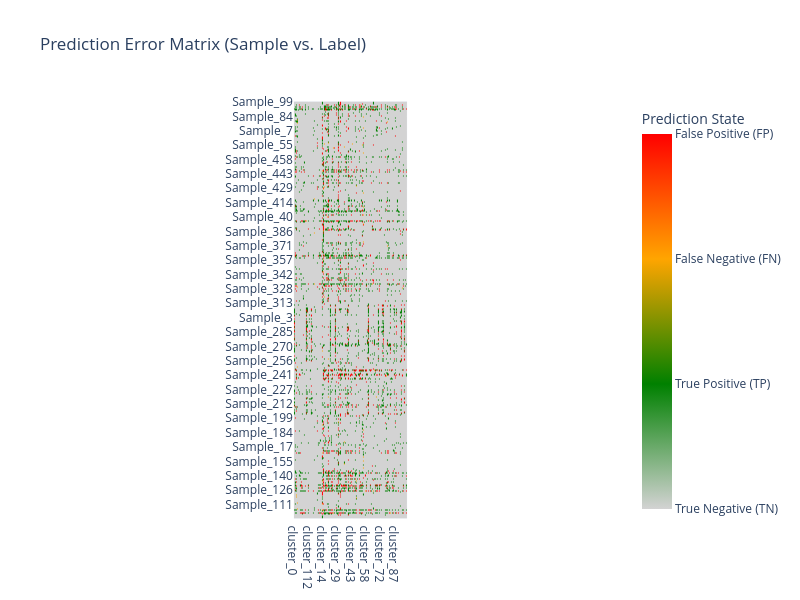
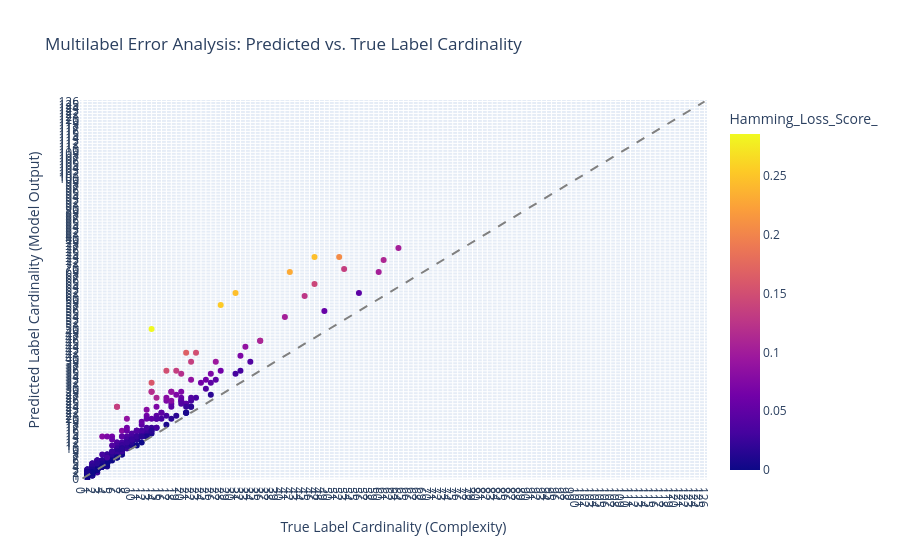

The cell these charts' notebook holds for them, in order:
### Code cell
study_brxgb_best_params = study_brxgb.best_params

study_brxgb_best_params_xgb = {
    'n_estimators': study_brxgb_best_params['n_estimators'],
    'max_depth': study_brxgb_best_params['max_depth'],
    'learning_rate': study_brxgb_best_params['learning_rate'],
    'subsample': study_brxgb_best_params['subsample'],
    'colsample_bytree' : study_brxgb_best_params['colsample_bytree'],
    'scale_pos_weight': study_brxgb_best_params['scale_pos_weight'],
    'base_score': 0.5,
    'random_state': random_state,
    'verbosity': 0,
    'use_label_encoder': False,
    'eval_metric': 'logloss',
    'use_label_encoder': False,
    'n_jobs': 1,
}

study_brxgb_base_xgb = XGBClassifier(**study_brxgb_best_params_xgb)
study_brxgb_tuned = BinaryRelevance(
    classifier = study_brxgb_base_xgb,
    require_dense = [True, True]
)

study_brxgb_tuned.fit(X_train_transformed, y_train_transformed)

y_pred_training_br = study_brxgb_tuned.predict(X_train_transformed)

display_results(y_train_transformed, y_pred_training_br)

display_error_heatmap(y_train_transformed, y_pred_training_br)

display_label_cardinality_error(y_train_transformed, y_pred_training_br)

### Figure 1 — Plotly figure (JSON) as saved in the notebook; plotly's stock layout.template omitted (floating-point values rounded to 4 significant figures; data arrays with more than 128 entries replaced by an {"elided": "..."} marker saying what was removed)
{"data": [{"coloraxis": "coloraxis", "hovertemplate": "x: %{x}<br>y: %{y}<br>color: %{z}<extra></extra>", "name": "0", "type": "heatmap", "x": ["cluster_0", "cluster_1", "cluster_10", "cluster_100", "cluster_101", "cluster_102", "cluster_103", "cluster_104", "cluster_105", "cluster_106", "cluster_107", "cluster_108", "cluster_109", "cluster_11", "cluster_110", "cluster_111", "cluster_112", "cluster_113", "cluster_114", "cluster_115", "cluster_116", "cluster_117", "cluster_118", "cluster_119", "cluster_12", "cluster_120", "cluster_121", "cluster_122", "cluster_123", "cluster_124", "cluster_125", "cluster_13", "cluster_14", "cluster_15", "cluster_16", "cluster_17", "cluster_18", "cluster_19", "cluster_2", "cluster_20", "cluster_21", "cluster_22", "cluster_23", "cluster_24", "cluster_25", "cluster_26", "cluster_27", "cluster_28", "cluster_29", "cluster_3", "cluster_30", "cluster_31", "cluster_32", "cluster_33", "cluster_34", "cluster_35", "cluster_36", "cluster_37", "cluster_38", "cluster_39", "cluster_4", "cluster_40", "cluster_41", "cluster_42", "cluster_43", "cluster_44", "cluster_45", "cluster_46", "cluster_47", "cluster_48", "cluster_49", "cluster_5", "cluster_50", "cluster_51", "cluster_52", "cluster_53", "cluster_54", "cluster_55", "cluster_56", "cluster_57", "cluster_58", "cluster_59", "cluster_6", "cluster_60", "cluster_61", "cluster_62", "cluster_63", "cluster_64", "cluster_65", "cluster_66", "cluster_67", "cluster_68", "cluster_69", "cluster_7", "cluster_70", "cluster_71", "cluster_72", "cluster_73", "cluster_74", "cluster_75", "cluster_76", "cluster_77", "cluster_78", "cluster_79", "cluster_8", "cluster_80", "cluster_81", "cluster_82", "cluster_83", "cluster_84", "cluster_85", "cluster_86", "cluster_87", "cluster_88", "cluster_89", "cluster_9", "cluster_90", "cluster_91", "cluster_92", "cluster_93", "cluster_94", "cluster_95", "cluster_96", "cluster_97", "cluster_98", "cluster_99"], "xaxis": "x", "y": {"elided": "464 str values"}, "yaxis": "y", "z": {"elided": "464x126 int values"}}], "layout": {"autosize": false, "coloraxis": {"colorbar": {"ticktext": ["True Negative (TN)", "True Positive (TP)", "False Negative (FN)", "False Positive (FP)"], "tickvals": [0, 1, 2, 3], "title": {"text": "Prediction State"}}, "colorscale": [[0, "lightgray"], [0.3333, "green"], [0.6667, "orange"], [1, "red"]]}, "height": 600, "title": {"text": "Prediction Error Matrix (Sample vs. Label)"}, "width": 800, "xaxis": {"anchor": "y", "constrain": "domain", "domain": [0, 1], "scaleanchor": "y"}, "yaxis": {"anchor": "x", "autorange": "reversed", "categoryorder": "category descending", "constrain": "domain", "domain": [0, 1]}}}

### Figure 2 — Plotly figure (JSON) as saved in the notebook; plotly's stock layout.template omitted (floating-point values rounded to 4 significant figures; data arrays with more than 128 entries replaced by an {"elided": "..."} marker saying what was removed)
{"data": [{"customdata": {"elided": "464x2 mixed values"}, "hovertemplate": "True_Cardinality=%{x}<br>Predicted_Cardinality=%{y}<br>Sample_ID=%{customdata[0]}<br>Total_Errors=%{customdata[1]}<br>Hamming_Loss_Score_=%{marker.color}<extra></extra>", "legendgroup": "", "marker": {"color": {"elided": "464 float values"}, "coloraxis": "coloraxis", "symbol": "circle"}, "mode": "markers", "name": "", "orientation": "v", "showlegend": false, "type": "scatter", "x": {"elided": "464 int values"}, "xaxis": "x", "y": {"elided": "464 int values"}, "yaxis": "y"}], "layout": {"coloraxis": {"colorbar": {"title": {"text": "Hamming_Loss_Score_"}}, "colorscale": [[0, "#0d0887"], [0.1111, "#46039f"], [0.2222, "#7201a8"], [0.3333, "#9c179e"], [0.4444, "#bd3786"], [0.5556, "#d8576b"], [0.6667, "#ed7953"], [0.7778, "#fb9f3a"], [0.8889, "#fdca26"], [1, "#f0f921"]]}, "legend": {"tracegroupgap": 0}, "shapes": [{"line": {"color": "gray", "dash": "dash"}, "type": "line", "x0": 0, "x1": 126, "y0": 0, "y1": 126}], "title": {"text": "Multilabel Error Analysis: Predicted vs. True Label Cardinality"}, "xaxis": {"anchor": "y", "domain": [0, 1], "range": [-0.5, 126.5], "tickvals": [0, 1, 2, 3, 4, 5, 6, 7, 8, 9, 10, 11, 12, 13, 14, 15, 16, 17, 18, 19, 20, 21, 22, 23, 24, 25, 26, 27, 28, 29, 30, 31, 32, 33, 34, 35, 36, 37, 38, 39, 40, 41, 42, 43, 44, 45, 46, 47, 48, 49, 50, 51, 52, 53, 54, 55, 56, 57, 58, 59, 60, 61, 62, 63, 64, 65, 66, 67, 68, 69, 70, 71, 72, 73, 74, 75, 76, 77, 78, 79, 80, 81, 82, 83, 84, 85, 86, 87, 88, 89, 90, 91, 92, 93, 94, 95, 96, 97, 98, 99, 100, 101, 102, 103, 104, 105, 106, 107, 108, 109, 110, 111, 112, 113, 114, 115, 116, 117, 118, 119, 120, 121, 122, 123, 124, 125, 126], "title": {"text": "True Label Cardinality (Complexity)"}}, "yaxis": {"anchor": "x", "domain": [0, 1], "range": [-0.5, 126.5], "tickvals": [0, 1, 2, 3, 4, 5, 6, 7, 8, 9, 10, 11, 12, 13, 14, 15, 16, 17, 18, 19, 20, 21, 22, 23, 24, 25, 26, 27, 28, 29, 30, 31, 32, 33, 34, 35, 36, 37, 38, 39, 40, 41, 42, 43, 44, 45, 46, 47, 48, 49, 50, 51, 52, 53, 54, 55, 56, 57, 58, 59, 60, 61, 62, 63, 64, 65, 66, 67, 68, 69, 70, 71, 72, 73, 74, 75, 76, 77, 78, 79, 80, 81, 82, 83, 84, 85, 86, 87, 88, 89, 90, 91, 92, 93, 94, 95, 96, 97, 98, 99, 100, 101, 102, 103, 104, 105, 106, 107, 108, 109, 110, 111, 112, 113, 114, 115, 116, 117, 118, 119, 120, 121, 122, 123, 124, 125, 126], "title": {"text": "Predicted Label Cardinality (Model Output)"}}}}
